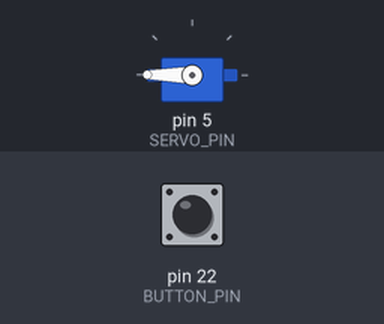
Bench run of a sketch on a simulated Arduino Mega 2560, built with avr-gcc and run on an emulated ATmega2560. On the bench: servo. The test bench sets the inputs (shaded band); at power-on: pin 22 (BUTTON_PIN) HIGH.

Above: at 1.2 s.
1.3 s: pin 22 (BUTTON_PIN) pulled LOW for 0.15 s
At 1.37 s:
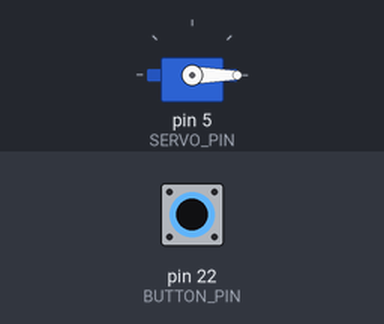
2.9 s: pin 22 (BUTTON_PIN) pulled LOW for 3.2 s
At 6.7 s:
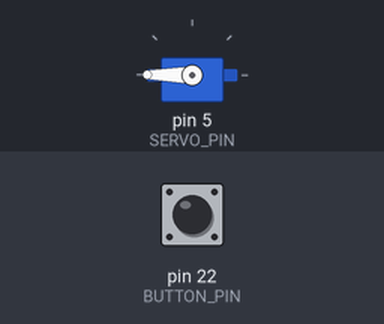
Timing chart, 0 to 8.2 s (numbered marks = the images above; inputs shaded):
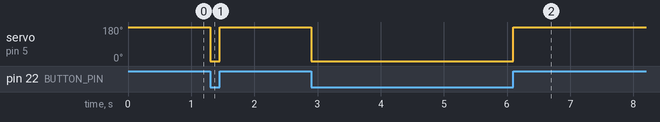

Measured:
- after the input at 1.3 s, servo on pin 5 (SERVO_PIN): 180° → 0° at once, → 180° 0.15 s later
- after the input at 2.9 s, servo on pin 5 (SERVO_PIN): 180° → 0° at once, → 180° 3.2 s later

The sketch:

servo_test.ino
```cpp
#include <Servo.h>

Servo myServo;

const int SERVO_PIN = 5;
const int BUTTON_PIN = 22;

void setup() {
  myServo.attach(SERVO_PIN);
  pinMode(BUTTON_PIN, INPUT_PULLUP);  // Use internal pull-up resistor
  myServo.write(0);                   // Start at 0 degrees
}

void loop() {
  if (digitalRead(BUTTON_PIN) == HIGH) {  // LOW = pressed (with pull-up)
    myServo.write(180);
    Serial.write(digitalRead(BUTTON_PIN));  // Spin to 180 degrees
  } else {
    myServo.write(0);    // Return to 0 degrees when released
  }
}
```
